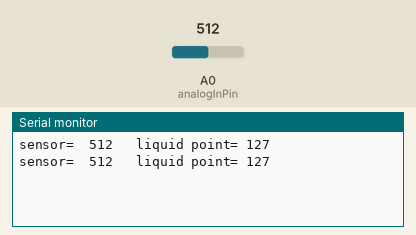
Recording of a sketch running on a simulated Arduino Uno, built with avr-gcc and run on an emulated ATmega328P. Parts: the last lines printed to the serial monitor. Inputs (shaded band) come from the test bench; at power-on: A0 (analogInPin) = 512.

Above: at 2.3 s.
2.4 s: A0 (analogInPin) set to 716
At 4.0 s:
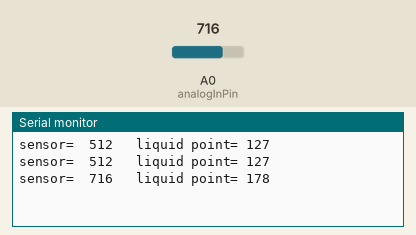
4.5 s: A0 (analogInPin) set to 900
At 5.4 s:
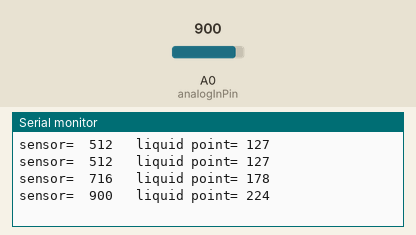
Timing chart, 0 to 7.5 s (numbered marks = the images above; inputs shaded):
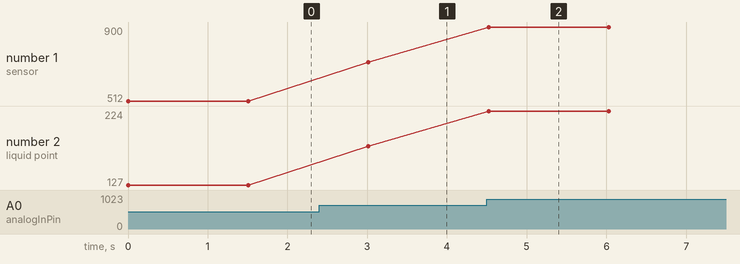

Measured:
- after the input at 2.4 s, the serial monitor: prints a new line after 0.62 s (image 1)
- after the input at 4.5 s, the serial monitor: prints a new line at once (image 2)
- plotted number 1: 512 → 716 after the input at 2.4 s, 716 → 900 after the input at 4.5 s
- plotted number 2: 127 → 178 after the input at 2.4 s, 178 → 224 after the input at 4.5 s

The sketch:

water_code.ino
```cpp
const int analogInPin = A0;
int sensorValue = 450;
int outputValue = 112;
int spPin = 13;
void setup() {
  Serial.begin(9600);
  pinMode(spPin,OUTPUT);
}
void loop() {
  sensorValue = analogRead(analogInPin);
  outputValue = map(sensorValue, 450, 1023, 112, 255);
  Serial.print("sensor=  ");
  Serial.print(sensorValue);
  Serial.print("\t liquid point= ");
  Serial.println(outputValue);
  delay(500);
  if(sensorValue>0){
    for (int i=0; i<1000; i++)
  {
    digitalWrite(spPin, HIGH);
    delayMicroseconds(500);
    digitalWrite(spPin, LOW);
    delayMicroseconds(500);

   }
  }
}
```
